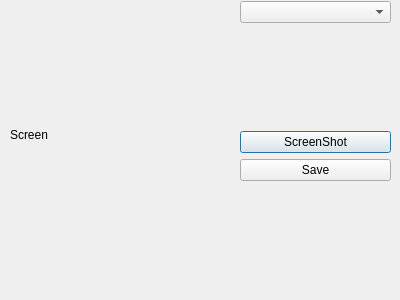
<?xml version="1.0" encoding="UTF-8"?>
<ui version="4.0">
 <class>Dialo</class>
 <widget class="QDialog" name="Dialo">
  <property name="geometry">
   <rect>
    <x>0</x>
    <y>0</y>
    <width>400</width>
    <height>300</height>
   </rect>
  </property>
  <property name="windowTitle">
   <string>Dialog</string>
  </property>
  <widget class="QWidget" name="layoutWidget">
   <property name="geometry">
    <rect>
     <x>240</x>
     <y>1</y>
     <width>151</width>
     <height>281</height>
    </rect>
   </property>
   <layout class="QVBoxLayout" name="verticalLayout">
    <item>
     <widget class="QComboBox" name="cmbScreens"/>
    </item>
    <item>
     <spacer name="verticalSpacer">
      <property name="orientation">
       <enum>Qt::Vertical</enum>
      </property>
      <property name="sizeHint" stdset="0">
       <size>
        <width>20</width>
        <height>40</height>
       </size>
      </property>
     </spacer>
    </item>
    <item>
     <widget class="QPushButton" name="btnScreen">
      <property name="text">
       <string>ScreenShot</string>
      </property>
     </widget>
    </item>
    <item>
     <widget class="QPushButton" name="btnSave">
      <property name="text">
       <string>Save</string>
      </property>
     </widget>
    </item>
    <item>
     <spacer name="verticalSpacer_2">
      <property name="orientation">
       <enum>Qt::Vertical</enum>
      </property>
      <property name="sizeHint" stdset="0">
       <size>
        <width>20</width>
        <height>40</height>
       </size>
      </property>
     </spacer>
    </item>
   </layout>
  </widget>
  <widget class="QLabel" name="lblScreen">
   <property name="geometry">
    <rect>
     <x>10</x>
     <y>20</y>
     <width>203</width>
     <height>229</height>
    </rect>
   </property>
   <property name="text">
    <string>Screen</string>
   </property>
  </widget>
 </widget>
 <resources/>
 <connections/>
</ui>
